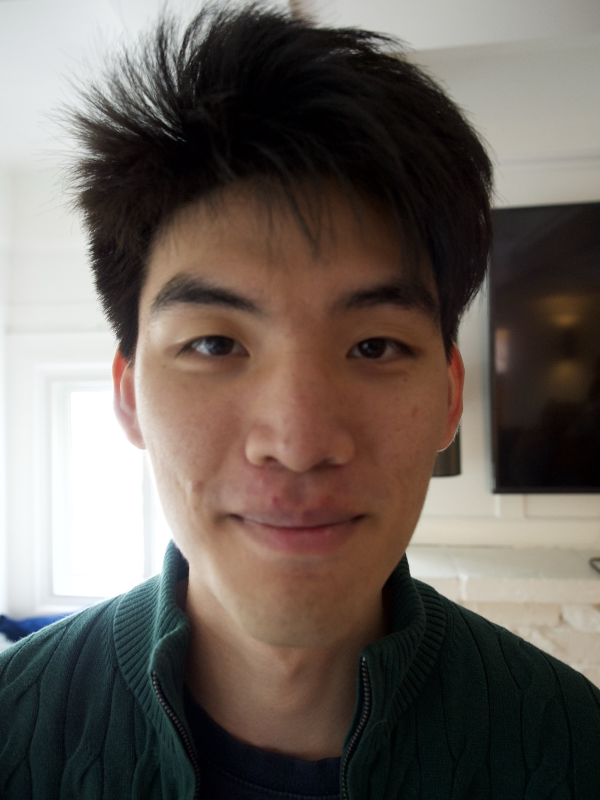
#> input picture proj0/images/part1_close.jpg, 1200 x 1600 px, given in place of apple.jpeg, which was not available (shown at 1/2 size)
$ python part2_4.py
#> lines starting #> are read from the running program, lines starting #| are printed output that depends on the picture; after the words box and inside, x2 and y2 are one past the last pixel; in counts of white or black regions, pixels touching at a corner belong together; pictures that were not available may be replaced by others from this repository, and a replacement may not be noted
### projects/proj2/src/utils.py
"""Small helpers shared across Part 2 scripts."""

from pathlib import Path

import cv2
import numpy as np
from scipy.signal import convolve2d

ROOT = Path(__file__).resolve().parent.parent
DATA = ROOT / "data"
OUT = ROOT / "output"
OUT.mkdir(exist_ok=True)


# [6 lines left out: function to_uint8, not called in this run]


def clip_uint8(im: np.ndarray) -> np.ndarray:
    """Clip a [0, 1]-scaled image to that range and convert to uint8."""
    return (np.clip(im, 0.0, 1.0) * 255).astype(np.uint8)


def gaussian_kernel_2d(ksize: int, sigma: float) -> np.ndarray:
    k1d = cv2.getGaussianKernel(ksize, sigma)
    return k1d @ k1d.T


def load_color(path) -> np.ndarray:
    """Returns an RGB float image in [0, 1]."""
    bgr = cv2.imread(str(path), cv2.IMREAD_COLOR)
    return cv2.cvtColor(bgr, cv2.COLOR_BGR2RGB).astype(np.float64) / 255.0


def save_color(path, im_rgb_float: np.ndarray) -> None:
    bgr = cv2.cvtColor(clip_uint8(im_rgb_float), cv2.COLOR_RGB2BGR)
    cv2.imwrite(str(path), bgr)


def gaussian_blur(img: np.ndarray, sigma: float) -> np.ndarray:
    """Fast separable Gaussian blur (same result as full 2D conv with the
    outer-product kernel, since a Gaussian is separable): g(x,y) = g(x) g(y)."""
    ksize = int(2 * round(3 * sigma) + 1)
    k1d = cv2.getGaussianKernel(ksize, sigma).flatten()
    if img.ndim == 2:
        return cv2.sepFilter2D(img, -1, k1d, k1d)
    return np.stack(
        [cv2.sepFilter2D(img[..., c], -1, k1d, k1d) for c in range(img.shape[-1])], axis=-1
    )


def to_gray(img_rgb: np.ndarray) -> np.ndarray:
    return img_rgb @ np.array([0.2989, 0.5870, 0.1140])


# [7 lines left out: function conv2d_per_channel, not called in this run]

### projects/proj2/src/stacks.py
"""Part 2.3: Gaussian and Laplacian stacks (pyramids without downsampling)."""

import numpy as np

from utils import gaussian_blur


def gaussian_stack(img: np.ndarray, levels: int, sigma: float) -> list[np.ndarray]:
    stack = [img]
    for _ in range(1, levels):
        stack.append(gaussian_blur(stack[-1], sigma))
    return stack


def laplacian_stack(gstack: list[np.ndarray]) -> list[np.ndarray]:
    """Differences between consecutive Gaussian levels; last level is the
    final lowpass residual. Sums back to gstack[0] exactly (telescoping)."""
    lstack = [gstack[i] - gstack[i + 1] for i in range(len(gstack) - 1)]
    lstack.append(gstack[-1])
    return lstack

### projects/proj2/src/part2_4.py
"""Part 2.4: Multiresolution Blending (the oraple, and 2 blends of our own)."""

import cv2
import numpy as np

from stacks import gaussian_stack, laplacian_stack
from utils import DATA, OUT, clip_uint8, load_color, save_color, to_gray

LEVELS = 6
SIGMA = 8


def blend(im1: np.ndarray, im2: np.ndarray, mask: np.ndarray):
    """mask is 1 where im1 shows through, 0 where im2 shows through."""
    g1, g2, gm = gaussian_stack(im1, LEVELS, SIGMA), gaussian_stack(im2, LEVELS, SIGMA), gaussian_stack(mask, LEVELS, SIGMA)
    l1, l2 = laplacian_stack(g1), laplacian_stack(g2)
    blended_levels = [gm[i] * l1[i] + (1 - gm[i]) * l2[i] for i in range(LEVELS)]
    return sum(blended_levels), blended_levels, l1, l2


def vertical_step_mask(shape):
    H, W = shape[:2]
    mask = np.zeros((H, W))
    mask[:, : W // 2] = 1.0
    return mask[..., None]


def center_square_crop(img, cx=None, cy=None, half=None):
    H, W = img.shape[:2]
    if cx is None:
        cx, cy = W // 2, H // 2
    if half is None:
        half = min(cx, cy, W - cx, H - cy)
    return img[cy - half : cy + half, cx - half : cx + half]


def save_process_figure(name, im1, im2, mask, l1, l2, result):
    """Figure 10 (Burt & Adelson) style: masked inputs + a couple of
    Laplacian levels + the final blend."""
    import matplotlib.pyplot as plt

    def norm01(im):
        lo, hi = im.min(), im.max()
        return (im - lo) / (hi - lo + 1e-12)

    show_levels = [0, 2, LEVELS - 1]
    fig, axes = plt.subplots(2, 2 + len(show_levels), figsize=(4 * (2 + len(show_levels)), 8))
    axes[0, 0].imshow(np.clip(im1, 0, 1)); axes[0, 0].set_title("input 1")
    axes[0, 1].imshow(mask.squeeze(), cmap="gray"); axes[0, 1].set_title("mask")
    axes[1, 0].imshow(np.clip(im2, 0, 1)); axes[1, 0].set_title("input 2")
    axes[1, 1].imshow(np.clip(result, 0, 1)); axes[1, 1].set_title("blended result")
    for i, lvl in enumerate(show_levels):
        axes[0, 2 + i].imshow(norm01(l1[lvl])); axes[0, 2 + i].set_title(f"Laplacian 1, level {lvl}")
        axes[1, 2 + i].imshow(norm01(l2[lvl])); axes[1, 2 + i].set_title(f"Laplacian 2, level {lvl}")
    for ax in axes.flat:
        ax.set_xticks([]); ax.set_yticks([])
    plt.tight_layout()
    plt.savefig(OUT / f"2_4_{name}_process.png", dpi=150)
    plt.close()


def main():
    # --- Required: the oraple (apple/orange, vertical seam) ---
    apple = load_color(DATA / "apple_orange/apple.jpeg")
#> in load_color, bgr is the input picture: shape (1600, 1200, 3); mean B, G, R 91.1, 97.7, 106.6
    orange = load_color(DATA / "apple_orange/orange.jpeg")
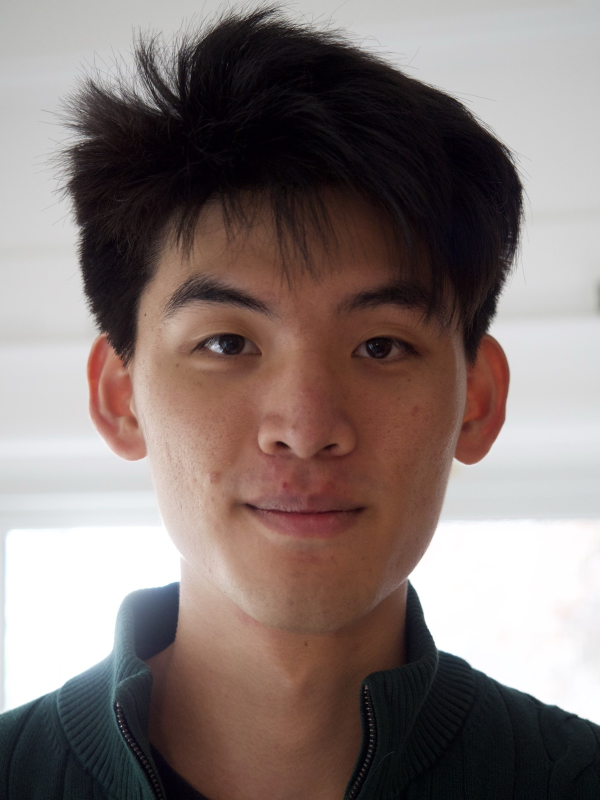
#> input picture proj0/images/part1_zoom.jpg, 1200 x 1600 px, given in place of orange.jpeg, which was not available (shown at 1/2 size)
#> in load_color, bgr is the input picture: shape (1600, 1200, 3); mean B, G, R 115.8, 119, 132.2
#> in load_color (call 2), `return cv2.cvtColor(bgr, cv2.COLOR_BGR2RGB).astype(np.float64) / 255.0`:
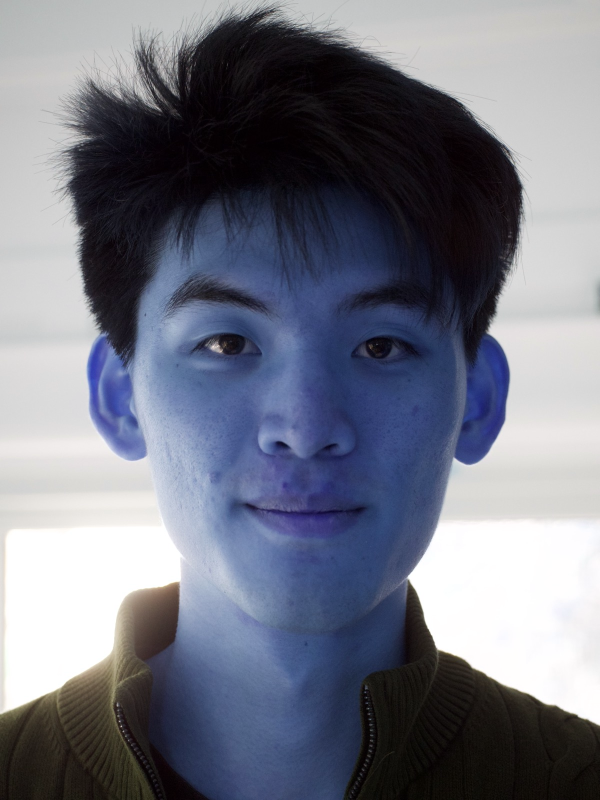
#> returned value: shape (1600, 1200, 3) float64 (shown at 1/2 size); mean of channels 0, 1, 2 0.518, 0.466, 0.454; drawn as B, G, R
    mask = vertical_step_mask(apple.shape)
    result, _, l1, l2 = blend(apple, orange, mask)
#> after the loop in gaussian_stack, `for _ in range(1, levels):`: stack = 6 items
#> in blend, `g1, g2, gm = gaussian_stack(im1, LEVELS, SIGMA), gaussian_stack(im2, L..`:
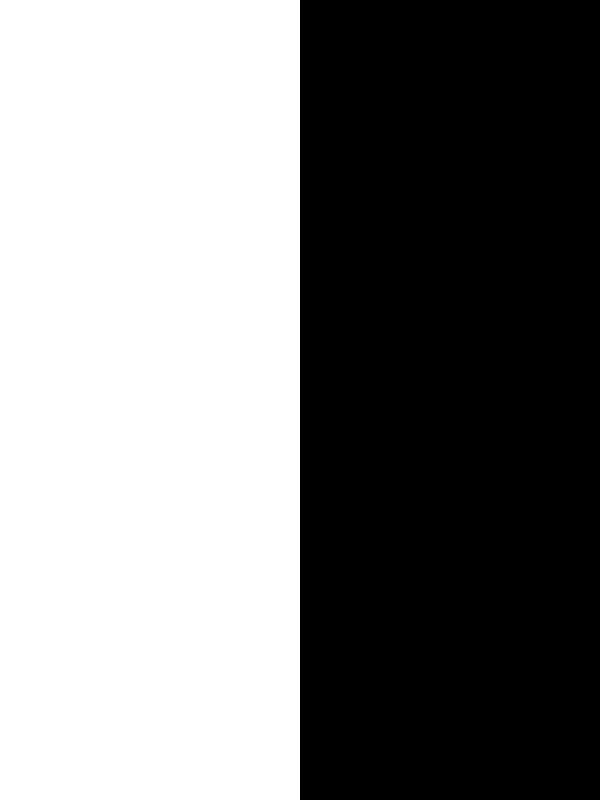
#> mask: shape (1600, 1200, 1) float64 (shown at 1/2 size); values 0 (black) and 1 (white), 50% white; 1 white region, box (x1, y1, x2, y2) and area: (0, 0, 600, 1600) 960000
#> in laplacian_stack, `lstack = [gstack[i] - gstack[i + 1] for i in range(len(gstack) - 1)]`: lstack = 5 items
#> in blend, `blended_levels = [gm[i] * l1[i] + (1 - gm[i]) * l2[i] for i in range(L..`: blended_levels = 6 items
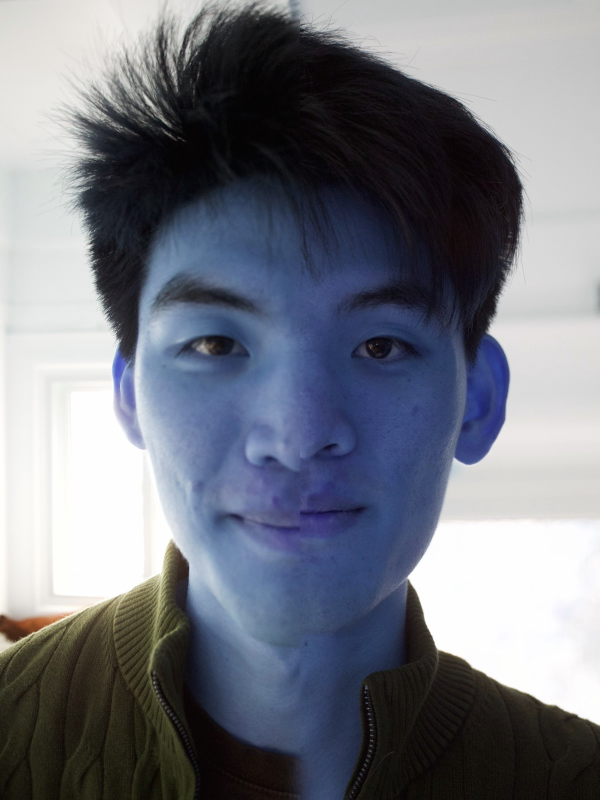
#> result: shape (1600, 1200, 3) float64 (shown at 1/2 size); mean of channels 0, 1, 2 0.502, 0.463, 0.449; drawn with min black and max white
#> l1 = 6 items; l2 = 6 items
    save_color(OUT / "2_4_oraple_result.jpg", result)
    save_process_figure("oraple", apple, orange, mask, l1, l2, result)
#> the loop in save_process_figure, `for i, lvl in enumerate(show_levels):` made 3 passes
#> the loop in save_process_figure, `for ax in axes.flat:` made 10 passes
#> in save_process_figure, `plt.savefig(OUT / f"2_4_{name}_process.png", dpi=150)`:
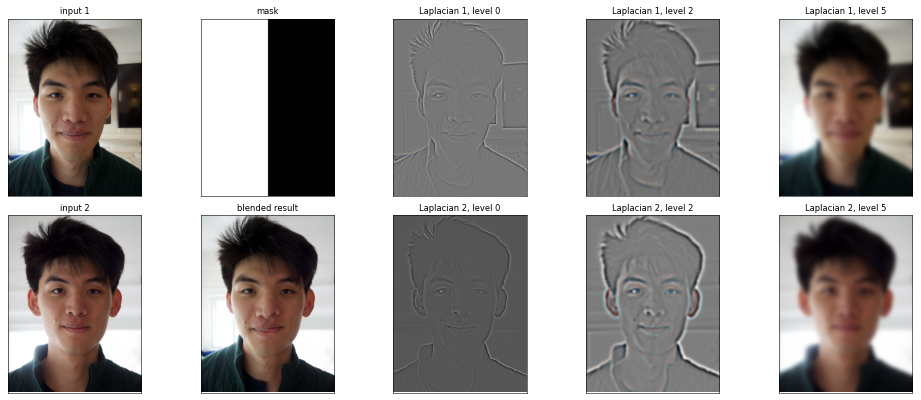
#> figure drawn by matplotlib, 10 panels
    print("[oraple] done")

    # --- Bells & whistles: does color actually help here? ---
    apple_gray = np.repeat(to_gray(apple)[..., None], 3, axis=-1)
#> in to_gray, `return img_rgb @ np.array([0.2989, 0.5870, 0.1140])`:
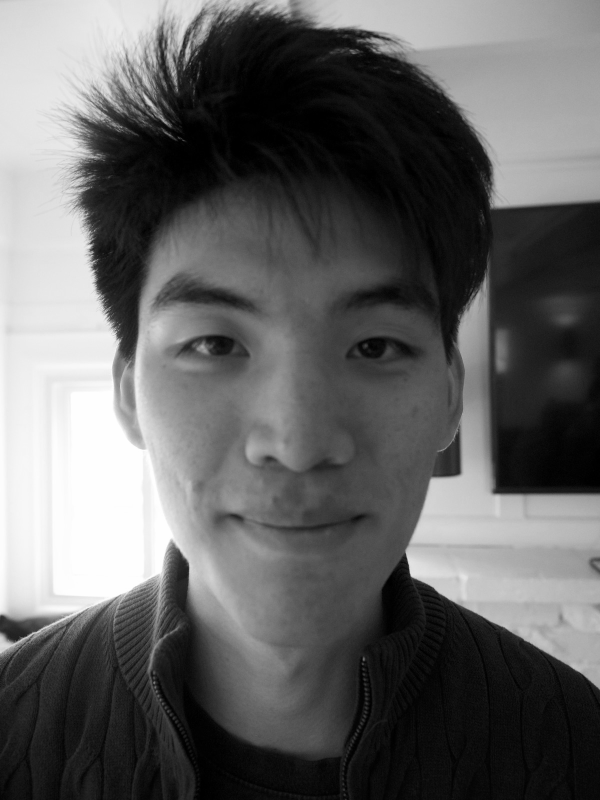
#> returned value: shape (1600, 1200) float64 (shown at 1/2 size); min 0, max 1, mean 0.391
    orange_gray = np.repeat(to_gray(orange)[..., None], 3, axis=-1)
#> in to_gray (call 2), `return img_rgb @ np.array([0.2989, 0.5870, 0.1140])`:
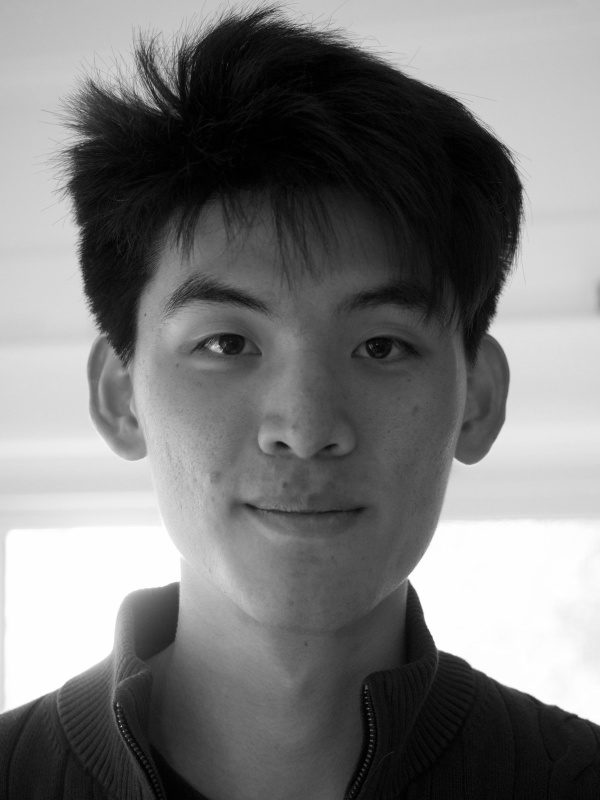
#> returned value: shape (1600, 1200) float64 (shown at 1/2 size); min 0, max 1, mean 0.481
    result_gray, *_ = blend(apple_gray, orange_gray, mask)
    save_color(OUT / "2_4_oraple_result_grayscale.jpg", result_gray)
    print("[oraple grayscale comparison] done")

    # --- Custom pair 1: lemon/lime, straight (vertical) seam ---
    lemon = load_color(DATA / "stock/lemon.jpg")
    lime = load_color(DATA / "stock/lime.jpg")
    size = 500
    # Plain center crops put the two fruits at very different apparent scales
    # (the lemon photo has margin around it, lime_raw.jpg is a wide shot with a
    # second halved lime in frame). Both crops below are sized so the fruit's own
    # body fills a similar fraction of the frame, measured by hand from a grid
    # overlay on each source image.
    lemon_sq = cv2.resize(center_square_crop(lemon, cx=1281, cy=1020, half=1020), (size, size))
    lime_sq = cv2.resize(center_square_crop(lime, cx=2306, cy=2439, half=1809), (size, size))
    mask2 = vertical_step_mask(lemon_sq.shape)
    result2, _, l1b, l2b = blend(lemon_sq, lime_sq, mask2)
    save_color(OUT / "2_4_lemonlime_result.jpg", result2)
    save_process_figure("lemonlime", lemon_sq, lime_sq, mask2, l1b, l2b, result2)
    print("[lemonlime] done")

    # --- Custom pair 2: eye/moon, irregular (circular) mask over the pupil ---
    eye = load_color(DATA / "stock/eye.jpg")
    moon = load_color(DATA / "stock/moon.jpeg")
    canvas = 900
    # eye photo cropped/centered on the pupil (detected via contour thresholding)
    eye_sq = cv2.resize(center_square_crop(eye, cx=854, cy=900, half=700), (canvas, canvas))
    pupil_radius = int(280 * canvas / 1400)

    moon_small_size = pupil_radius * 2
    moon_small = cv2.resize(moon, (moon_small_size, moon_small_size))
    moon_layer = np.zeros((canvas, canvas, 3))
    off = (canvas - moon_small_size) // 2
    moon_layer[off : off + moon_small_size, off : off + moon_small_size] = moon_small

    yy, xx = np.mgrid[0:canvas, 0:canvas]
    dist = np.sqrt((xx - canvas / 2) ** 2 + (yy - canvas / 2) ** 2)
    circ_mask = (dist > pupil_radius).astype(np.float64)[..., None]  # 1 = eye, 0 = moon

    result3, _, l1c, l2c = blend(eye_sq, moon_layer, circ_mask)
    save_color(OUT / "2_4_eyemoon_result.jpg", result3)
    save_process_figure("eyemoon", eye_sq, moon_layer, circ_mask, l1c, l2c, result3)
    print("[eyemoon] done")

    print("Saved outputs to", OUT)


if __name__ == "__main__":
#> (the run stopped early here; a loop or call above may not have finished)
